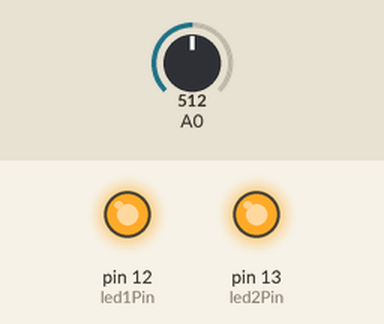
Recording of a sketch running on a simulated Arduino Uno, built with avr-gcc and run on an emulated ATmega328P. On the bench: output pins drawn as LEDs (lit = HIGH). Inputs (shaded band) come from the test bench; at power-on: A0 = 512. What the sketch prints to the serial monitor is not drawn.

Above: at 0.5 s.
At 30.5 s:
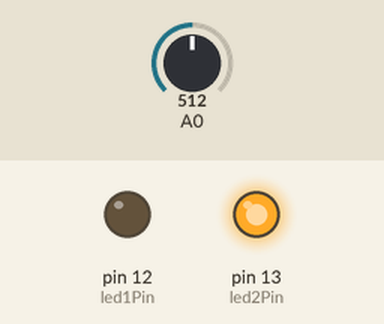
Timing chart, 0 to 78.0 s (numbered marks = the images above):
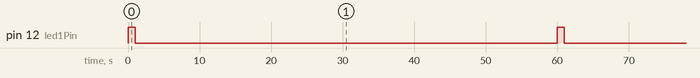

Measured:
- by itself, pin 12 (led1Pin): alternates HIGH for 1.0 s and LOW for 59.0 s

The sketch:

Temperature_Sensor.ino
```cpp
const int temperaturePin = 0;
const int led1Pin = 12;
const int led2Pin = 13;


void setup()
{

  // Set LED pins to output

  pinMode(led1Pin, OUTPUT);
  pinMode(led2Pin, OUTPUT);

  // Light LED2 to indicate that the program has started

  digitalWrite(led2Pin, HIGH);

  Serial.begin(9600);
}


void loop()
{

  float voltage, degreesC;

  // Get voltage

  voltage = getVoltage(temperaturePin);

  // Convert to deg C

  degreesC = (voltage - 0.5) * 100.0;

  // Print to serial

  Serial.println(degreesC);

  // Flash LED1 to indicate that a reading has taken place

  digitalWrite(led1Pin, HIGH);

  delay(1000);

  digitalWrite(led1Pin, LOW);

  // Delay one minute before another reading

  delay(59000);

}


// Read the pin and return the voltage

float getVoltage(int pin)
{

  return (analogRead(pin) * 0.004882814);

}
```
